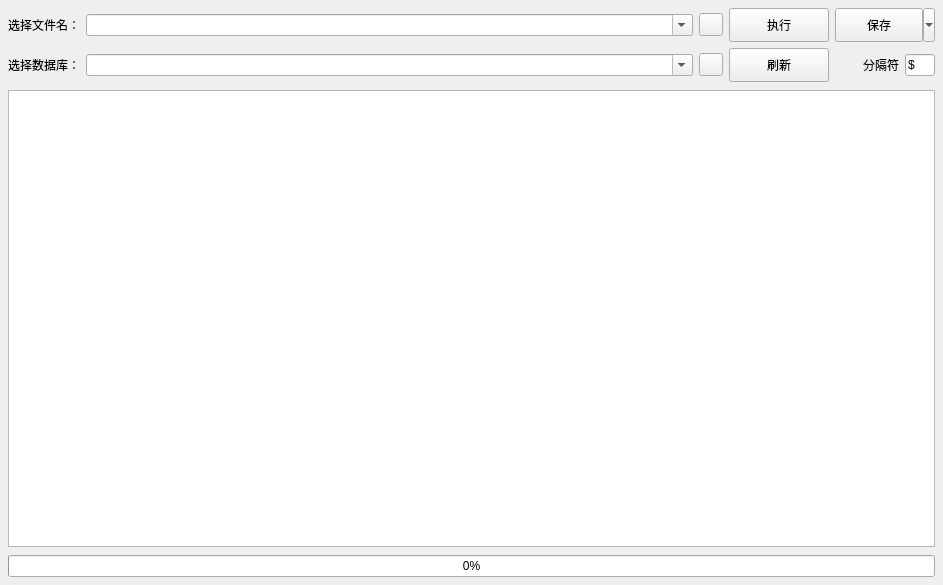
<?xml version="1.0" encoding="UTF-8"?>
<ui version="4.0">
 <class>wCreateDB</class>
 <widget class="QWidget" name="wCreateDB">
  <property name="geometry">
   <rect>
    <x>0</x>
    <y>0</y>
    <width>943</width>
    <height>585</height>
   </rect>
  </property>
  <property name="acceptDrops">
   <bool>true</bool>
  </property>
  <property name="windowTitle">
   <string>生成DB</string>
  </property>
  <layout class="QGridLayout" name="gridLayout">
   <property name="leftMargin">
    <number>8</number>
   </property>
   <property name="topMargin">
    <number>8</number>
   </property>
   <property name="rightMargin">
    <number>8</number>
   </property>
   <property name="bottomMargin">
    <number>8</number>
   </property>
   <property name="spacing">
    <number>8</number>
   </property>
   <item row="0" column="0">
    <widget class="QFrame" name="frame_4">
     <property name="frameShape">
      <enum>QFrame::NoFrame</enum>
     </property>
     <property name="frameShadow">
      <enum>QFrame::Raised</enum>
     </property>
     <layout class="QGridLayout" name="gridLayout_3">
      <property name="leftMargin">
       <number>0</number>
      </property>
      <property name="topMargin">
       <number>0</number>
      </property>
      <property name="rightMargin">
       <number>0</number>
      </property>
      <property name="bottomMargin">
       <number>0</number>
      </property>
      <property name="spacing">
       <number>6</number>
      </property>
      <item row="0" column="0">
       <widget class="QLabel" name="lbSqlFile">
        <property name="text">
         <string>选择文件名：</string>
        </property>
       </widget>
      </item>
      <item row="1" column="4">
       <widget class="QLabel" name="lbSplitChar">
        <property name="text">
         <string>分隔符</string>
        </property>
        <property name="alignment">
         <set>Qt::AlignRight|Qt::AlignTrailing|Qt::AlignVCenter</set>
        </property>
       </widget>
      </item>
      <item row="0" column="2">
       <widget class="QToolButton" name="btnSelectSqlFile">
        <property name="toolTip">
         <string>清空最新打开的SQL文件列表</string>
        </property>
        <property name="text">
         <string/>
        </property>
       </widget>
      </item>
      <item row="0" column="4" colspan="2">
       <widget class="QToolButton" name="btnSave">
        <property name="enabled">
         <bool>true</bool>
        </property>
        <property name="minimumSize">
         <size>
          <width>100</width>
          <height>34</height>
         </size>
        </property>
        <property name="maximumSize">
         <size>
          <width>100</width>
          <height>34</height>
         </size>
        </property>
        <property name="text">
         <string>保存</string>
        </property>
        <property name="popupMode">
         <enum>QToolButton::MenuButtonPopup</enum>
        </property>
       </widget>
      </item>
      <item row="1" column="2">
       <widget class="QToolButton" name="btnSelectCreateDB">
        <property name="toolTip">
         <string>清空最新打开的数据库文件列表</string>
        </property>
        <property name="text">
         <string/>
        </property>
       </widget>
      </item>
      <item row="1" column="1">
       <widget class="QComboBox" name="cbCreateDB">
        <property name="sizePolicy">
         <sizepolicy hsizetype="Expanding" vsizetype="Fixed">
          <horstretch>0</horstretch>
          <verstretch>0</verstretch>
         </sizepolicy>
        </property>
        <property name="editable">
         <bool>true</bool>
        </property>
        <property name="maxVisibleItems">
         <number>30</number>
        </property>
       </widget>
      </item>
      <item row="1" column="5">
       <widget class="QLineEdit" name="edSplitChar">
        <property name="minimumSize">
         <size>
          <width>0</width>
          <height>0</height>
         </size>
        </property>
        <property name="maximumSize">
         <size>
          <width>30</width>
          <height>16777215</height>
         </size>
        </property>
        <property name="sizeIncrement">
         <size>
          <width>0</width>
          <height>0</height>
         </size>
        </property>
        <property name="baseSize">
         <size>
          <width>0</width>
          <height>0</height>
         </size>
        </property>
        <property name="text">
         <string>$</string>
        </property>
        <property name="cursorPosition">
         <number>1</number>
        </property>
       </widget>
      </item>
      <item row="0" column="3">
       <widget class="QPushButton" name="btnExec">
        <property name="minimumSize">
         <size>
          <width>100</width>
          <height>34</height>
         </size>
        </property>
        <property name="maximumSize">
         <size>
          <width>100</width>
          <height>34</height>
         </size>
        </property>
        <property name="text">
         <string>执行</string>
        </property>
       </widget>
      </item>
      <item row="1" column="3">
       <widget class="QPushButton" name="btnRefresh">
        <property name="minimumSize">
         <size>
          <width>100</width>
          <height>34</height>
         </size>
        </property>
        <property name="maximumSize">
         <size>
          <width>100</width>
          <height>34</height>
         </size>
        </property>
        <property name="text">
         <string>刷新</string>
        </property>
       </widget>
      </item>
      <item row="1" column="0">
       <widget class="QLabel" name="lbCreateDb">
        <property name="text">
         <string>选择数据库：</string>
        </property>
       </widget>
      </item>
      <item row="0" column="1">
       <widget class="QComboBox" name="cbSqlFile">
        <property name="sizePolicy">
         <sizepolicy hsizetype="Expanding" vsizetype="Fixed">
          <horstretch>0</horstretch>
          <verstretch>0</verstretch>
         </sizepolicy>
        </property>
        <property name="editable">
         <bool>true</bool>
        </property>
        <property name="maxVisibleItems">
         <number>30</number>
        </property>
       </widget>
      </item>
     </layout>
    </widget>
   </item>
   <item row="1" column="0">
    <widget class="QTextEdit" name="edSql">
     <property name="acceptDrops">
      <bool>false</bool>
     </property>
    </widget>
   </item>
   <item row="2" column="0">
    <widget class="QProgressBar" name="pbExecSql">
     <property name="sizePolicy">
      <sizepolicy hsizetype="Minimum" vsizetype="Fixed">
       <horstretch>0</horstretch>
       <verstretch>0</verstretch>
      </sizepolicy>
     </property>
     <property name="value">
      <number>0</number>
     </property>
    </widget>
   </item>
  </layout>
 </widget>
 <resources/>
 <connections/>
</ui>
